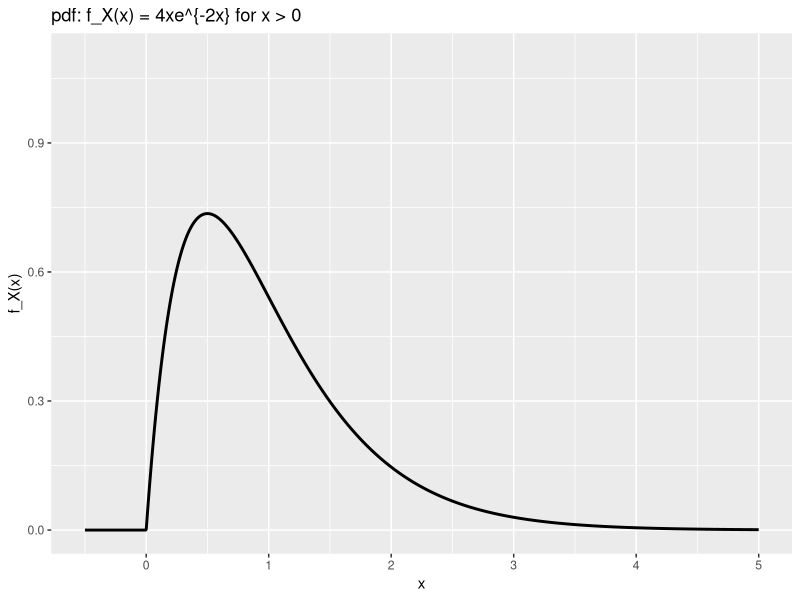
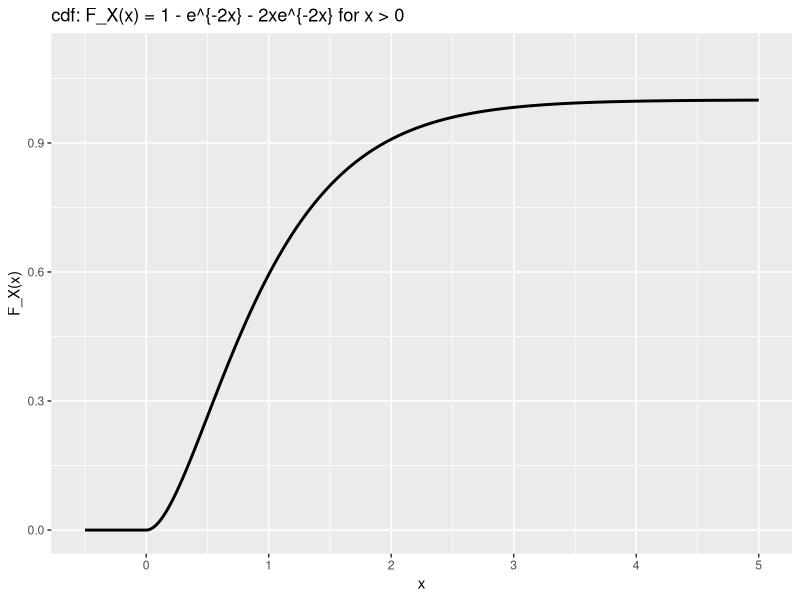

The R script that drew these images, in order:
### problem4.r
### graphs of pdf and cdf for problem 4
# install.packages("ggplot2")  # if needed
library(ggplot2)

## pdf f_X(x) = 4xe^{-2x} for x > 0, and f_X(x) = 0 otherwise
df1 <- data.frame(x = seq(-0.5, 5, length.out = 1001))
df1$f <- ifelse(df1$x > 0, 4*df1$x*exp(-2*df1$x), 0)
p1 <- ggplot(df1, aes(x, f)) +
  geom_line(linewidth = 1) +
  labs(title = "pdf: f_X(x) = 4xe^{-2x} for x > 0", x = "x", y = "f_X(x)") +
  coord_cartesian(xlim = c(-0.5,5), ylim = c(0,1.1))

## cdf F_X(x) = 1 - e^{-2x} - 2xe^{-2x} for x > 0, and F_X(x) = 0 for x <= 0
df2 <- data.frame(x = seq(-0.5, 5, length.out = 1001))
df2$F <- ifelse(df2$x > 0, 1 - exp(-2*df2$x) - 2*df2$x*exp(-2*df2$x), 0)
p2 <- ggplot(df2, aes(x, F)) +
  geom_line(linewidth = 1) +
  labs(title = "cdf: F_X(x) = 1 - e^{-2x} - 2xe^{-2x} for x > 0", x = "x", y = "F_X(x)") +
  coord_cartesian(xlim = c(-0.5,5), ylim = c(0,1.1))
